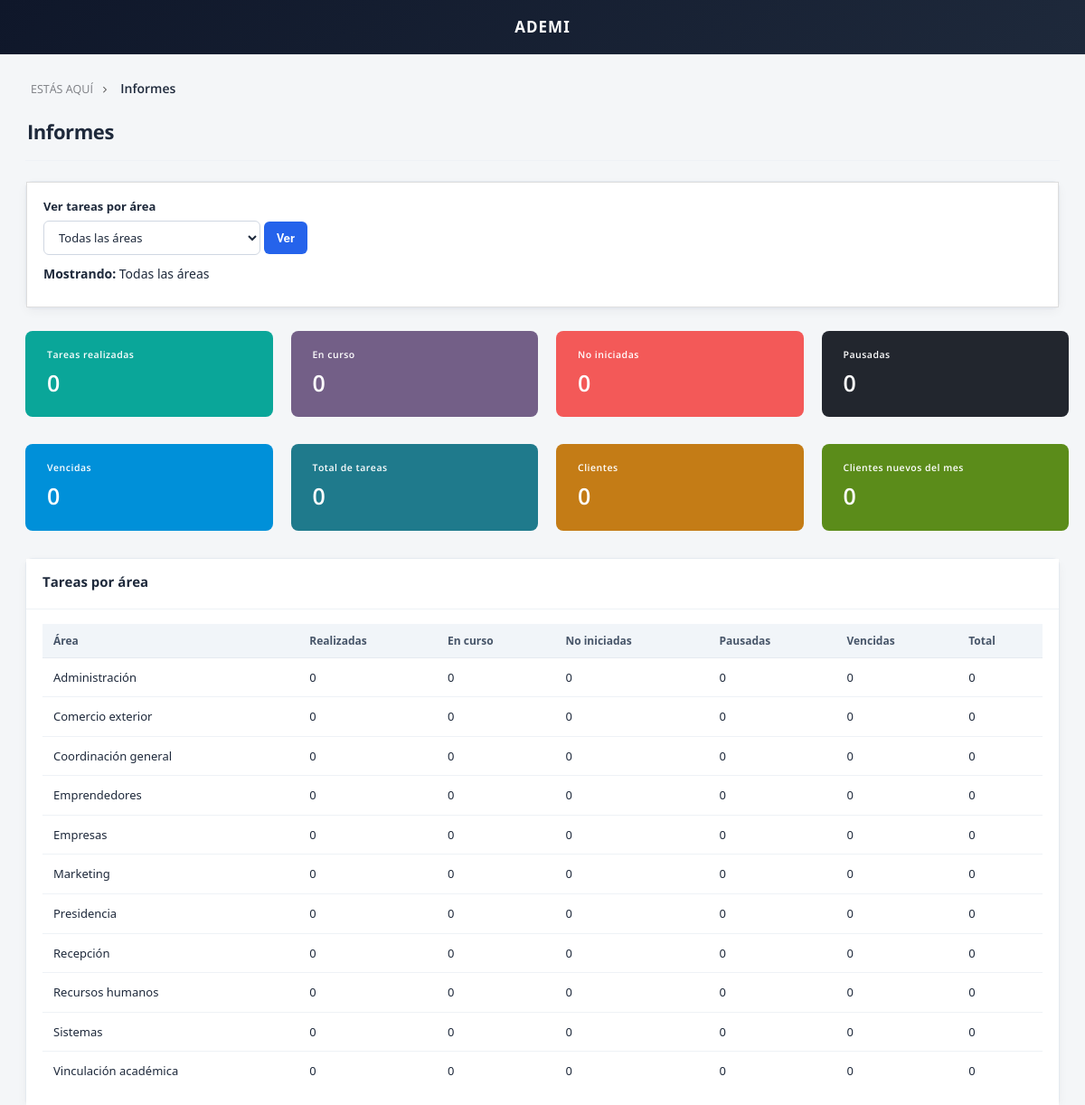
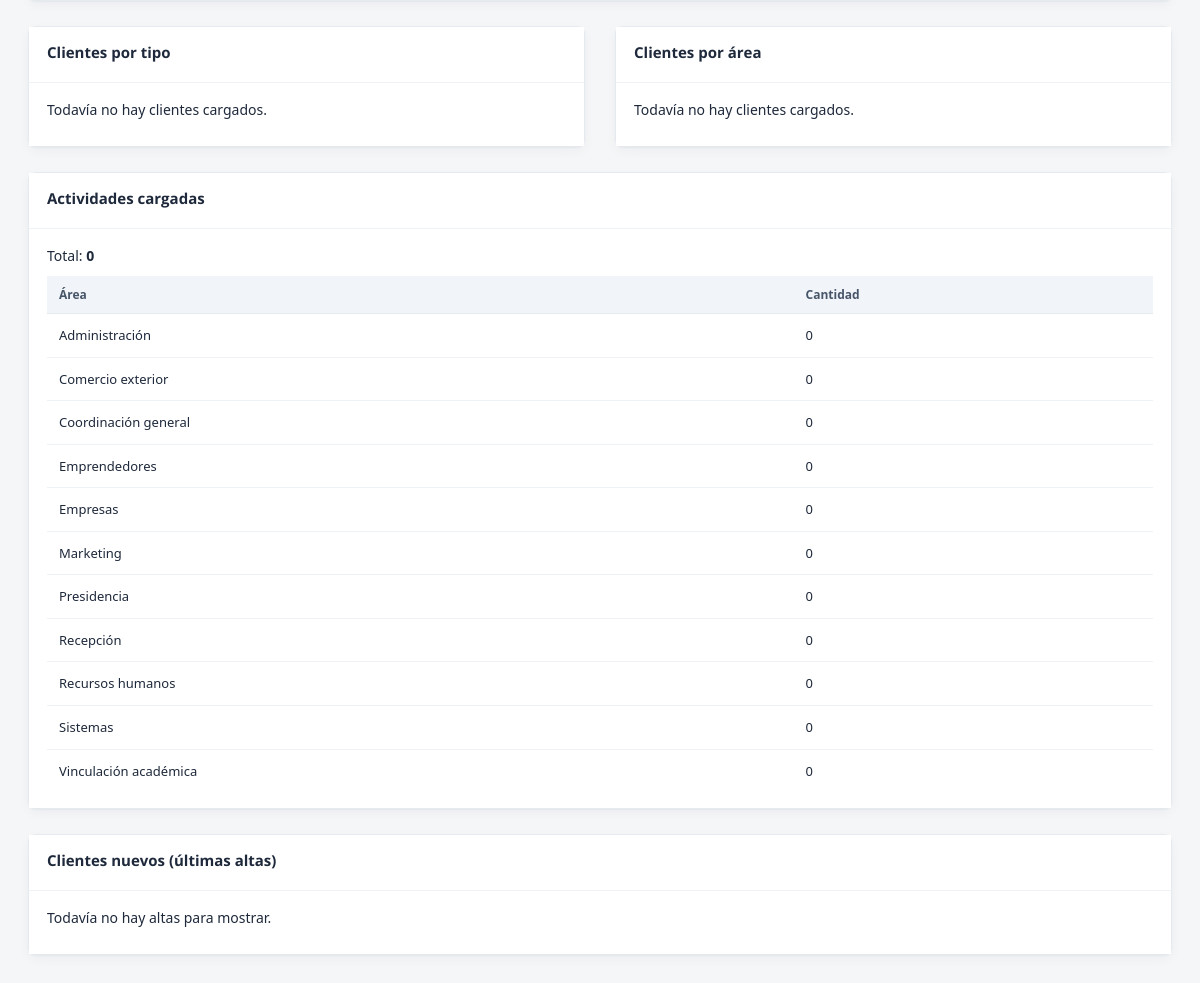
Page /admin/home.php (signed in) on the committed database (2 pictures, top to bottom).
### tables this page shows
CREATE TABLE area (
  id_area              SMALLINT UNSIGNED AUTO_INCREMENT PRIMARY KEY,
  clave                VARCHAR(30)  NOT NULL,
  nombre               VARCHAR(80)  NOT NULL,
  activo               TINYINT(1) NOT NULL DEFAULT 1,
  atiende_clientes     TINYINT(1) NOT NULL DEFAULT 0,
  asignable_empleado   TINYINT(1) NOT NULL DEFAULT 1,
  creado_en            TIMESTAMP NOT NULL DEFAULT CURRENT_TIMESTAMP,
  CONSTRAINT uq_area_clave UNIQUE (clave)
);

### includes/informes.php (called while the page is built, shortened)
<?php
function informes_html($texto)
{
	return htmlspecialchars((string)$texto, ENT_QUOTES, 'UTF-8');
}
function informes_contar_vacio()
{
	return array(
		'total'=>0,
		'No iniciada'=>0,
		'En proceso'=>0,
		'Pausada'=>0,
		'Terminada'=>0,
		'Vencida'=>0
	);
}
function informes_tareas_por_area($filtro='')
{
	global $con;
	$etq=acceso_etiquetas_area();
	$salida=array();
	$suma=informes_contar_vacio();
	foreach($etq as $area=>$titulo)
	{
		$cont=informes_contar_vacio();
		$cont['area']=$area;
		$cont['titulo']=$titulo;
		$salida[$area]=$cont;
	}
	if(!$con || !acceso_tabla_existe('tarea'))
	{
		return array('areas'=>$salida, 'total'=>$suma);
	}
	$sql="SELECT a.clave AS area, t.estado, t.fecha_cierre
		FROM tarea t
		INNER JOIN area a ON a.id_area=t.id_area";
	$q=@mysqli_query($con, $sql);
	foreach($salida as $fila)
	{
		foreach(array('total','No iniciada','En proceso','Pausada','Terminada','Vencida') as $k)
		{
			$suma[$k]+=$fila[$k];
		}
	}
	return array('areas'=>$salida, 'total'=>$suma);
}
function informes_clientes_resumen()
{
	global $con;
	$r=array(
		'total'=>0,
		'mes'=>0,
		'por_area'=>array(),
		'por_tipo'=>array(),
		'recientes'=>array()
	);
	foreach(cliente_tipo_etiquetas() as $k=>$etq)
	{
		$r['por_tipo'][$k]=array('titulo'=>$etq, 'total'=>0);
	}
	if(!$con || !acceso_tabla_existe('cliente'))
	{
		return $r;
	}
	$q=@mysqli_query($con,"SELECT c.nombre, c.tipo_cliente, a.nombre AS area_nombre, c.fecha_alta
		FROM cliente c
		LEFT JOIN area a ON a.id_area=c.id_area_afectada
		WHERE c.activo=1
		ORDER BY c.id_cliente DESC");
	return $r;
}
function informes_actividades_por_area()
{
	global $con;
	$etq=acceso_etiquetas_area();
	$salida=array();
	$suma=0;
	foreach($etq as $area=>$titulo)
	{
		$salida[$area]=array('titulo'=>$titulo, 'total'=>0);
	}
	if(!$con || !acceso_tabla_existe('actividad'))
	{
		return array('areas'=>$salida, 'total'=>0);
	}
	$q=@mysqli_query($con,"SELECT a.clave AS area, COUNT(*) AS total
		FROM actividad x
		INNER JOIN tarea t ON t.id_tarea=x.id_tarea
		INNER JOIN area a ON a.id_area=t.id_area
		GROUP BY a.clave");
	return array('areas'=>$salida, 'total'=>$suma);
}

### includes/acceso.php (called while the page is built, shortened)
<?php
if(!function_exists('acceso_etiquetas_area'))
{
function acceso_sql($texto)
{
	global $con;
	return mysqli_real_escape_string($con, (string)$texto);
}
function acceso_tabla_existe($tabla)
{
	global $con;
	$q=@mysqli_query($con,"SHOW TABLES LIKE '".acceso_sql($tabla)."'");
	return ($q && mysqli_num_rows($q)>0);
}
function acceso_etiquetas_area()
{
	static $cache=null;
	if($cache!==null)
	{
		return $cache;
	}
	global $con;
	$cache=array();
	if($con)
	{
		$q=@mysqli_query($con,"SELECT clave, nombre FROM area WHERE activo=1 ORDER BY nombre");
		if($q)
		{
			while($row=mysqli_fetch_assoc($q))
			{
				$cache[$row['clave']]=$row['nombre'];
			}
		}
	}
	return $cache;
}
function cliente_tipo_etiquetas()
{
	return array(
		'emprendedor'=>'Emprendedor',
		'empresa'=>'Empresa',
		'municipalidad'=>'Municipalidad (empresa)',
		'organismo'=>'Organismo (empresa)'
	);
}
}
?>

### public/admin/home.php (the view, shortened to what this page needs)
<?php
require_once __DIR__.'/../_init.php';
require_once BASE_PATH.'/includes/informes.php';
$filtro=isset($_GET['area']) ? $_GET['area'] : 'todas';
$areas_ok=acceso_etiquetas_area();
$tareas=informes_tareas_por_area($filtro);
$tot=$tareas['total'];
$clientes=informes_clientes_resumen();
$acts=informes_actividades_por_area();
$ver_todas=($filtro=='todas' || $filtro=='');
$titulo_filtro=$ver_todas ? 'Todas las áreas' : $areas_ok[$filtro];
?>
<!DOCTYPE html>
<html>
<head>
<link href="../assets/plugins/pace/pace-theme-flash.css" rel="stylesheet" type="text/css" media="screen"/>
<link href="../assets/plugins/boostrapv3/css/bootstrap.min.css" rel="stylesheet" type="text/css"/>
<link href="../assets/plugins/boostrapv3/css/bootstrap-theme.min.css" rel="stylesheet" type="text/css"/>
<link href="../assets/plugins/font-awesome/css/font-awesome.css" rel="stylesheet" type="text/css"/>
<link href="../assets/css/animate.min.css" rel="stylesheet" type="text/css"/>
<link href="../assets/plugins/jquery-scrollbar/jquery.scrollbar.css" rel="stylesheet" type="text/css"/>
<link href="../assets/css/style.css" rel="stylesheet" type="text/css"/>
<link href="../assets/css/responsive.css" rel="stylesheet" type="text/css"/>
<link href="../assets/css/custom-icon-set.css" rel="stylesheet" type="text/css"/>
</head>
<body class="">
<?php crm_header_staff();?>
<div class="page-container row">
  <div class="page-content">
            <div class="content">
                <ul class="breadcrumb"><li><p>ESTÁS AQUÍ</p></li><li><a href="#" class="active">Informes</a></li></ul>
                <div class="page-title">
                    <h3>Informes</h3>
                </div>
                <div class="grid simple">
                    <div class="grid-body">
                        <form method="get" action="" class="form-inline">
                            <label>Ver tareas por área</label>
                            <select name="area" class="form-control" style="min-width:240px; display:inline-block;">
                                <option value="todas">Todas las áreas</option>
                            </select>
                            <button type="submit" class="btn btn-primary">Ver</button>
                        </form>
                        <p style="margin-top:10px;"><strong>Mostrando:</strong> <?php echo informes_html($titulo_filtro); ?></p>
                    </div>
                </div>
                <div class="row">
                    <div class="col-md-3 col-sm-6 spacing-bottom">
                        <div class="tiles green added-margin">
                            <div class="tiles-body">
                                <div class="tiles-title">Tareas realizadas</div>
                                <div class="heading"><?php echo intval($tot['Terminada']); ?></div>
                            </div>
                        </div>
                    </div>
                    <div class="col-md-3 col-sm-6 spacing-bottom">
                        <div class="tiles purple added-margin">
                            <div class="tiles-body">
                                <div class="tiles-title">En curso</div>
                                <div class="heading"><?php echo intval($tot['En proceso']); ?></div>
                            </div>
                        </div>
                    </div>
                    <div class="col-md-3 col-sm-6 spacing-bottom">
                        <div class="tiles red added-margin">
                            <div class="tiles-body">
                                <div class="tiles-title">No iniciadas</div>
                                <div class="heading"><?php echo intval($tot['No iniciada']); ?></div>
                            </div>
                        </div>
                    </div>
                    <div class="col-md-3 col-sm-6 spacing-bottom">
                        <div class="tiles black added-margin">
                            <div class="tiles-body">
                                <div class="tiles-title">Pausadas</div>
                                <div class="heading"><?php echo intval($tot['Pausada']); ?></div>
                            </div>
                        </div>
                    </div>
                </div>
                <div class="row">
                    <div class="col-md-3 col-sm-6 spacing-bottom">
                        <div class="tiles blue added-margin">
                            <div class="tiles-body">
                                <div class="tiles-title">Vencidas</div>
                                <div class="heading"><?php echo intval($tot['Vencida']); ?></div>
                            </div>
                        </div>
                    </div>
                    <div class="col-md-3 col-sm-6 spacing-bottom">
                        <div class="tiles added-margin" style="background:#1f7a8c;">
                            <div class="tiles-body">
                                <div class="tiles-title">Total de tareas</div>
                                <div class="heading"><?php echo intval($tot['total']); ?></div>
                            </div>
                        </div>
                    </div>
                    <div class="col-md-3 col-sm-6 spacing-bottom">
                        <div class="tiles added-margin" style="background:#c47c16;">
                            <div class="tiles-body">
                                <div class="tiles-title">Clientes</div>
                                <div class="heading"><?php echo intval($clientes['total']); ?></div>
                            </div>
                        </div>
                    </div>
                    <div class="col-md-3 col-sm-6 spacing-bottom">
                        <div class="tiles added-margin" style="background:#5b8c1a;">
                            <div class="tiles-body">
                                <div class="tiles-title">Clientes nuevos del mes</div>
                                <div class="heading"><?php echo intval($clientes['mes']); ?></div>
                            </div>
                        </div>
                    </div>
                </div>
                <div class="grid simple">
                    <div class="grid-title no-border">
                        <h4>Tareas por área</h4>
                    </div>
                    <div class="grid-body no-border">
                        <table class="table table-hover no-more-tables">
                            <thead>
                                <tr>
                                    <th>Área</th>
                                    <th>Realizadas</th>
                                    <th>En curso</th>
                                    <th>No iniciadas</th>
                                    <th>Pausadas</th>
                                    <th>Vencidas</th>
                                    <th>Total</th>
                                </tr>
                            </thead>
                            <tbody>
                            <?php foreach($tareas['areas'] as $fila) { ?>
                                <tr>
                                    <td><?php echo informes_html($fila['titulo']); ?></td>
                                    <td><?php echo intval($fila['Terminada']); ?></td>
                                    <td><?php echo intval($fila['En proceso']); ?></td>
                                    <td><?php echo intval($fila['No iniciada']); ?></td>
                                    <td><?php echo intval($fila['Pausada']); ?></td>
                                    <td><?php echo intval($fila['Vencida']); ?></td>
                                    <td><?php echo intval($fila['total']); ?></td>
                                </tr>
                            <?php } ?>
                            </tbody>
                        </table>
                    </div>
                </div>
                <div class="row">
                    <div class="col-md-6">
                        <div class="grid simple">
                            <div class="grid-title no-border">
                                <h4>Clientes por tipo</h4>
                            </div>
                            <div class="grid-body no-border">
                                <?php if($clientes['total']==0) { ?>
                                <p>Todavía no hay clientes cargados.</p>
                                <?php } ?>
                            </div>
                        </div>
                    </div>
                    <div class="col-md-6">
                        <div class="grid simple">
                            <div class="grid-title no-border">
                                <h4>Clientes por área</h4>
                            </div>
                            <div class="grid-body no-border">
                                <?php if($clientes['total']==0) { ?>
                                <p>Todavía no hay clientes cargados.</p>
                                <?php } ?>
                            </div>
                        </div>
                    </div>
                </div>
                <div class="row">
                    <div class="col-md-12">
                        <div class="grid simple">
                            <div class="grid-title no-border">
                                <h4>Actividades cargadas</h4>
                            </div>
                            <div class="grid-body no-border">
                                <p>Total: <strong><?php echo intval($acts['total']); ?></strong></p>
                                <table class="table table-hover no-more-tables">
                                    <thead>
                                        <tr>
                                            <th>Área</th>
                                            <th>Cantidad</th>
                                        </tr>
                                    </thead>
                                    <tbody>
                                    <?php foreach($acts['areas'] as $fila) { ?>
                                        <tr>
                                            <td><?php echo informes_html($fila['titulo']); ?></td>
                                            <td><?php echo intval($fila['total']); ?></td>
                                        </tr>
                                    <?php } ?>
                                    </tbody>
                                </table>
                            </div>
                        </div>
                    </div>
                </div>
                <div class="grid simple">
                    <div class="grid-title no-border">
                        <h4>Clientes nuevos (últimas altas)</h4>
                    </div>
                    <div class="grid-body no-border">
                        <?php if(count($clientes['recientes'])==0) { ?>
                        <p>Todavía no hay altas para mostrar.</p>
                        <?php } ?>
                    </div>
                </div>
            </div>
        </div>
 </div>
</body>
</html>

### includes/init.php (shortened to what this page needs)
<?php
function url_crm($ruta)
{
	return BASE_URL.'/'.ltrim($ruta, '/');
}
function asset($ruta)
{
	return url_crm('assets/'.ltrim($ruta, '/'));
}
function crm_header_staff()
{
	crm_ui_css();
	include BASE_PATH.'/includes/staff/header.php';
}
function crm_ui_css()
{
	$v_css=@filemtime(BASE_PATH.'/public/assets/css/crm-ui.css');
	echo '<link href="'.asset('css/crm-ui.css').'?v='.intval($v_css).'" rel="stylesheet" type="text/css"/>'."\n";
}
require_once BASE_PATH.'/config/conexion.php';
require_once BASE_PATH.'/includes/acceso.php';
?>

### includes/staff/header.php (shortened to what this page needs)
<div class="header navbar navbar-inverse ">
  <div class="navbar-inner">
    <div class="header-seperation">
      <a href="<?php echo url_crm('admin/home.php'); ?>" class="crm-brand-link">ADEMI</a>
    </div>
  </div>
</div>

### public/assets/css/responsive.css (style rules this page uses)
@media (min-width: 980px) { .page-content { margin-left: 250px; min-height: 100%; } }
@media only screen and (min-device-width: 768px) and (max-device-width: 1024px) and (orientation: portrait) { body { background-color: #1b1e24; } }
@media only screen and (min-device-width: 768px) and (max-device-width: 1024px) and (orientation: portrait) { .header-seperation { width: 100% !important; display: block !important; position: fixed; z-index: 999; text-align: center; } }
@media only screen and (min-device-width: 768px) and (max-device-width: 1024px) and (orientation: portrait) { .page-content .content { padding-top: 95px; } }
@media only screen and (min-device-width: 768px) and (max-device-width: 1024px) and (orientation: portrait) { .page-content { margin: 0px; } }
@media only screen and (min-device-width: 768px) and (max-device-width: 1024px) and (orientation: portrait) { .page-content .content { padding: 25px; padding-top: 95px; } }

### rows in the picture
area: nombre "Administración", Terminada "0", En "0", No "0", Pausada "0", Vencida "0", total "0"
area: nombre "Comercio exterior", Terminada "0", En "0", No "0", Pausada "0", Vencida "0", total "0"
area: nombre "Coordinación general", Terminada "0", En "0", No "0", Pausada "0", Vencida "0", total "0"
area: nombre "Emprendedores", Terminada "0", En "0", No "0", Pausada "0", Vencida "0", total "0"
area: nombre "Empresas", Terminada "0", En "0", No "0", Pausada "0", Vencida "0", total "0"
area: nombre "Marketing", Terminada "0", En "0", No "0", Pausada "0", Vencida "0", total "0"
area: nombre "Presidencia", Terminada "0", En "0", No "0", Pausada "0", Vencida "0", total "0"
area: nombre "Recepción", Terminada "0", En "0", No "0", Pausada "0", Vencida "0", total "0"
area: nombre "Recursos humanos", Terminada "0", En "0", No "0", Pausada "0", Vencida "0", total "0"
area: nombre "Sistemas", Terminada "0", En "0", No "0", Pausada "0", Vencida "0", total "0"
area: nombre "Vinculación académica", Terminada "0", En "0", No "0", Pausada "0", Vencida "0", total "0"

### other values in the picture
informes_html($titulo_filtro) "Todas las áreas"
$tot['Terminada'] "0"
$tot['En proceso'] "0"
$tot['No iniciada'] "0"
$tot['Pausada'] "0"
$tot['Vencida'] "0"
$tot['total'] "0"
$clientes['total'] "0"
$clientes['mes'] "0"
$acts['total'] "0"
informes_html($fila['titulo']) "Administración"
$fila['total'] "0"
informes_html($fila['titulo']) "Comercio exterior"
informes_html($fila['titulo']) "Coordinación general"
informes_html($fila['titulo']) "Emprendedores"
